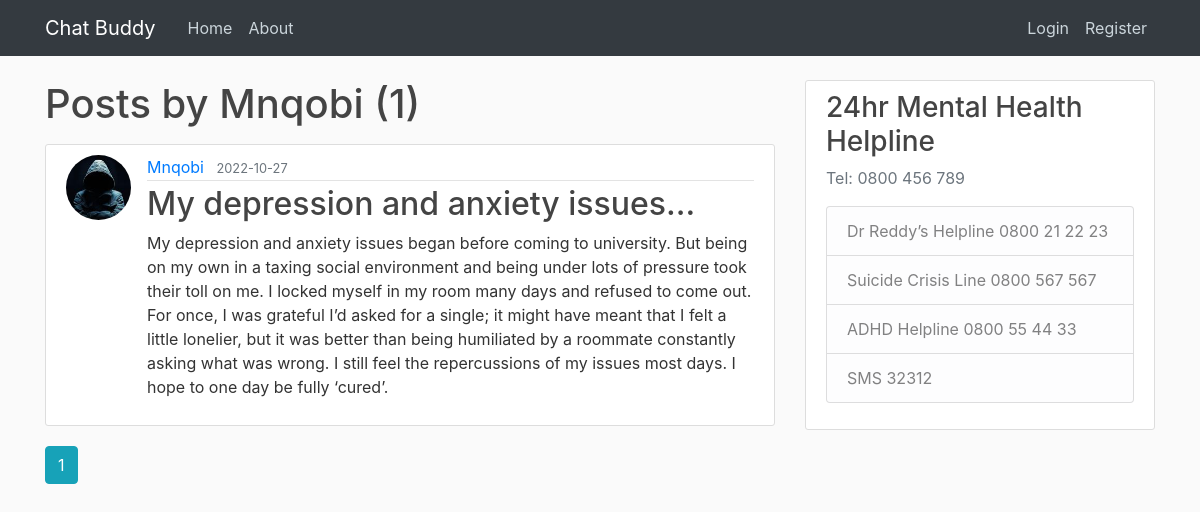
/user/Mnqobi, run on the app's committed database.
### chatbuddy/models.py (models this page shows, shortened)
class User(db.Model, UserMixin):
    id = db.Column(db.Integer, primary_key=True)
    username = db.Column(db.String(20), unique=True, nullable=False)
    email = db.Column(db.String(120), unique=True, nullable=False)
    image_file = db.Column(db.String(20), nullable=False, default='default.jpg')
    password = db.Column(db.String(60), nullable=False)
    posts = db.relationship('Post', backref='author', passive_deletes=True)
    comments = db.relationship('Comment', backref='author', passive_deletes=True)

class Post(db.Model):
    id = db.Column(db.Integer, primary_key=True)
    title = db.Column(db.String(100), nullable=False)
    date_posted = db.Column(db.DateTime, nullable=False, default=datetime.utcnow)
    content = db.Column(db.Text, nullable=False)
    user_id = db.Column(db.Integer, db.ForeignKey('user.id', ondelete="CASCADE"), nullable=False)
    comments = db.relationship('Comment', backref='post', passive_deletes=True)

### chatbuddy/users/routes.py (the view)
@users.route("/user/<string:username>")
def user_posts(username):
    page = request.args.get('page', 1, type=int)
    user = User.query.filter_by(username=username).first_or_404()
    posts = Post.query.filter_by(author=user)\
        .order_by(Post.date_posted.desc())\
        .paginate(page=page, per_page=5)
    return render_template('user_posts.html', posts=posts, user=user)

### chatbuddy/templates/user_posts.html
{% extends "layout.html" %}
{% block content %}
    <h1 class="mb-3">Posts by {{ user.username }} ({{ posts.total }})</h1>
    {% for post in posts.items %}
        <article class="media content-section">
          <img class="rounded-circle article-img" src="{{ url_for('static', filename='profile_pics/' + post.author.image_file) }}">
          <div class="media-body">
            <div class="article-metadata">
              <a class="mr-2" href="{{ url_for('users.user_posts', username=post.author.username) }}">{{ post.author.username }}</a>
              <small class="text-muted">{{ post.date_posted.strftime('%Y-%m-%d') }}</small>
            </div>
            <h2><a class="article-title" href="{{ url_for('posts.post', post_id=post.id) }}">{{ post.title }}</a></h2>
            <p class="article-content">{{ post.content }}</p>
          </div>
        </article>
    {% endfor %}
    {% for page_num in posts.iter_pages(left_edge=1, right_edge=1, left_current=1, right_current=2) %}
      {% if page_num %}
        {% if posts.page == page_num %}
          <a class="btn btn-info mb-4" href="{{ url_for('users.user_posts', username=user.username, page=page_num) }}">{{ page_num }}</a>
        {% else %}
          <a class="btn btn-outline-info mb-4" href="{{ url_for('users.user_posts', username=user.username, page=page_num) }}">{{ page_num }}</a>
        {% endif %}
      {% else %}
        ...
      {% endif %}
    {% endfor %}
{% endblock content %}

### chatbuddy/static/main.css (style rules this page uses)
body { background: #fafafa; color: #333333; margin-top: 5rem; }
h1, h2, h3, h4, h5, h6 { color: #444444; }
.content-section { background: #ffffff; padding: 10px 20px; border: 1px solid #dddddd; border-radius: 3px; margin-bottom: 20px; }
.article-title { color: #444444; }
.article-content { white-space: pre-line; }
.article-img { height: 65px; width: 65px; margin-right: 16px; }
.article-metadata { padding-bottom: 1px; margin-bottom: 4px; border-bottom: 1px solid #e3e3e3 }

### data on the page
User: username "Mnqobi"
Post: image_file (picture), author.username "Mnqobi", date_posted "2022-10-27", title "My depression and anxiety issues...", content "My depression and anxiety issues began before coming to university. But being on my own in a taxing social environment and being under lots of pressure took their toll on me. I locked myself in my room many days and refused to come out. For once, I was grateful I’d asked for a single; it might have meant that I felt a little lonelier, but it was better than being humiliated by a roommate constantly asking what was wrong. I still feel the repercussions of my issues most days. I hope to one day be fully ‘cured’."

### other printed values
{{ posts.total }} "1"
{{ page_num }} "1"
